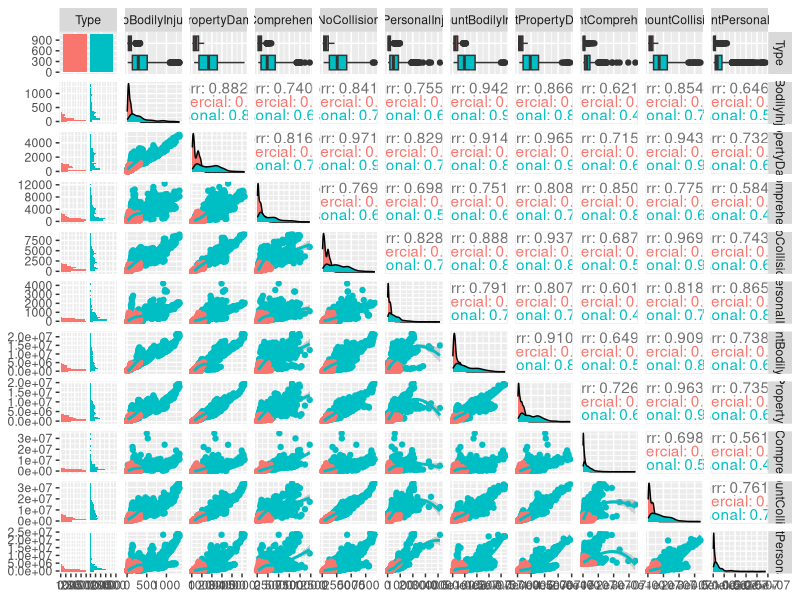
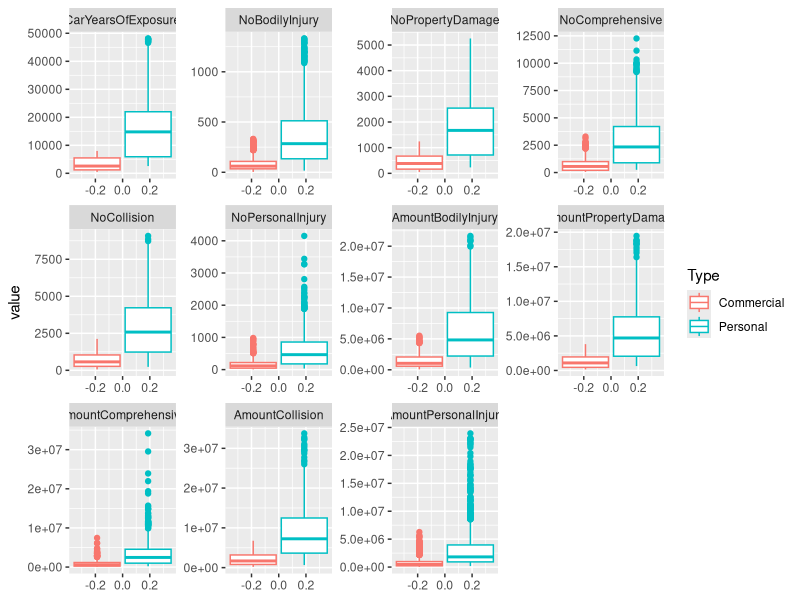
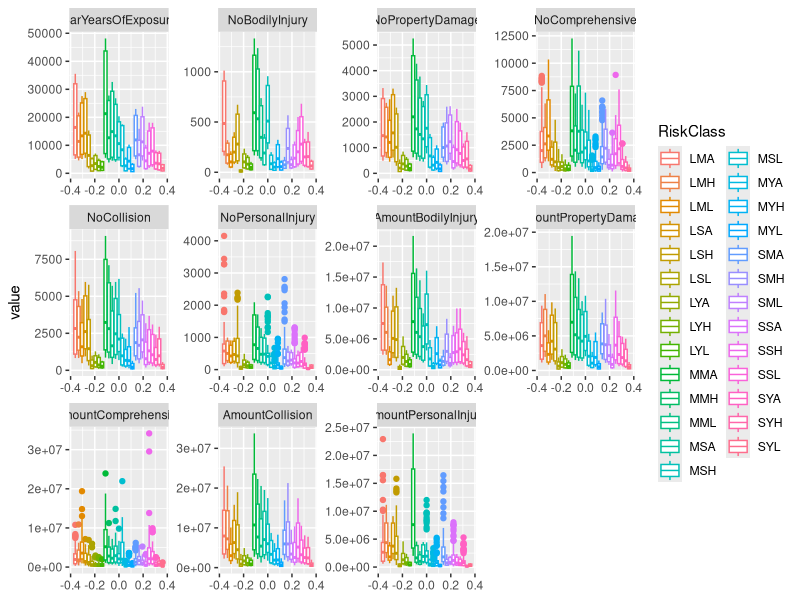
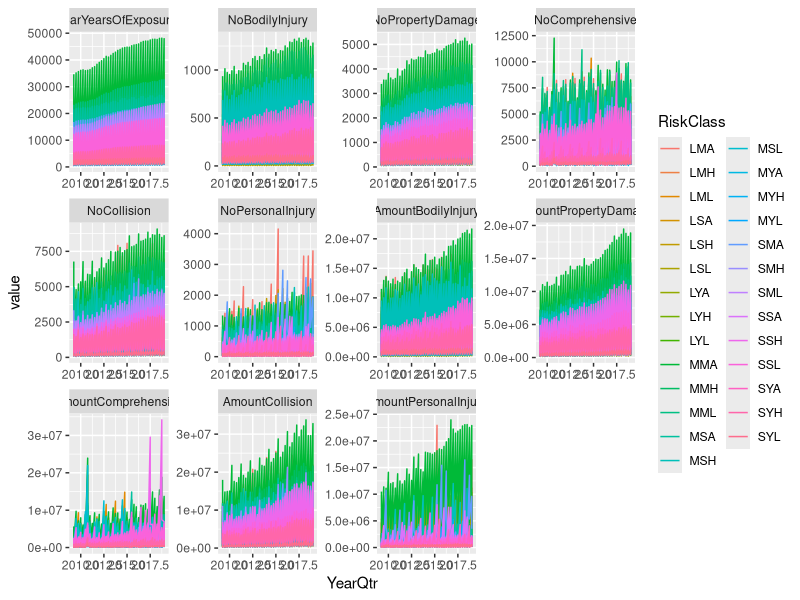
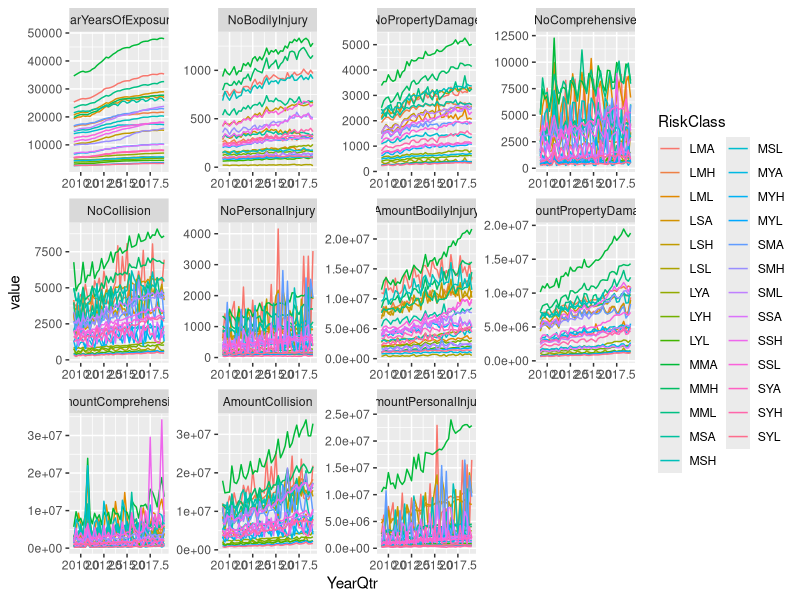
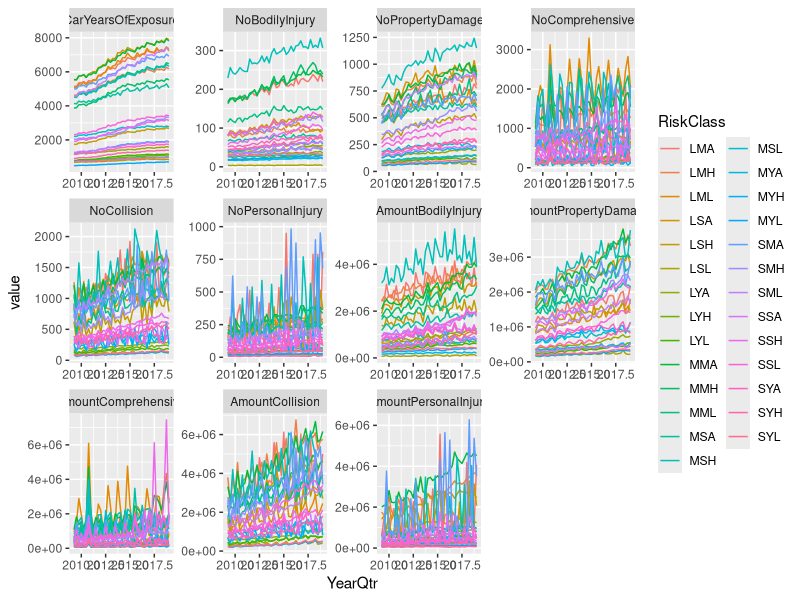
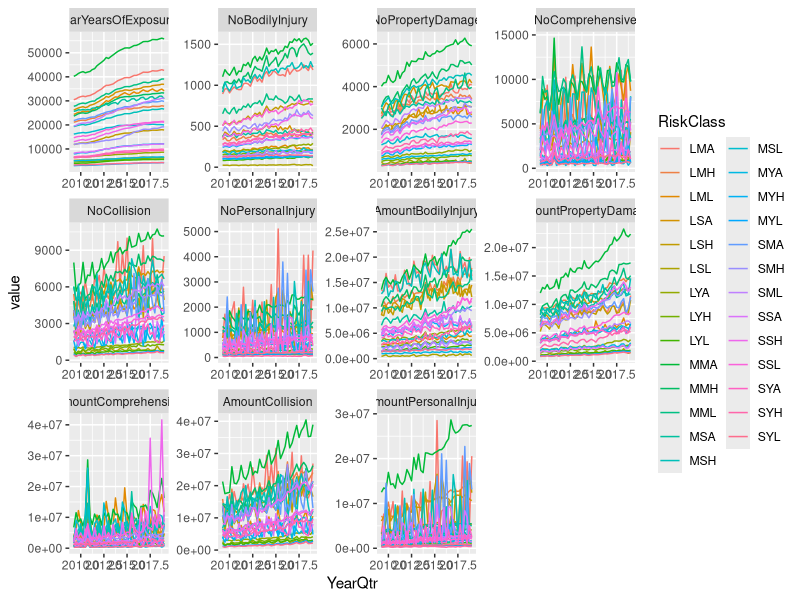

Recreate these plots in R, in order.
# load packages
require(tidyverse)
require(readxl)
require(GGally)
require(reshape2)
# set wd
setwd("ISEG/Actuarial Science Courses @ ISEG/case study/")

# read data, skip = Minimum number of rows to skip before reading anything, be it column names or data
autoclaims <- read_excel("2019-student-research-case-study-data.xlsx", skip = 9)
head(autoclaims)

dimension <- dim(autoclaims)
dimension

names(autoclaims)
# Change the names

# temporary names vector
tmp <- c("Year", "Qtr", "RiskClass", "Type", "CarYearsOfExposure", "NoBodilyInjury", "NoPropertyDamage",
         "NoComprehensive", "NoCollision", "NoPersonalInjury", "AmountBodilyInjury", "AmountPropertyDamage",
         "AmountComprehensive", "AmountCollision", "AmountPersonalInjury")

names(autoclaims) <- tmp
head(autoclaims)


# add year + qtr
autoclaims$YearQtr <- autoclaims$Year + 2.5*autoclaims$Qtr/10

names(autoclaims)
# function for lower part of ggpairs data
lowerFn <- function(data, mapping, method , ...) {
  p <- ggplot(data = data, mapping = mapping) +
    geom_point() +
    geom_smooth(method = method, ...)
  p
}


ggpairs(autoclaims[, c(4,6:dimension[2])],lower = list(continuous = wrap(lowerFn, method = "loess")), 
        mapping = ggplot2::aes(colour = Type))

melt.auto<- melt(data = autoclaims, id= c("YearQtr","Year", "Qtr", "RiskClass", "Type"))



p.box <- ggplot(data = melt.auto) + geom_boxplot(aes(color = Type, y = value)) + facet_wrap( ~ variable, scales = "free")
p.box

p.box <- ggplot(data = melt.auto) + geom_boxplot(aes(color = RiskClass, y = value)) + facet_wrap( ~ variable, scales = "free")
p.box


p.point <- ggplot(data = melt.auto) + geom_line(aes( x = YearQtr, y = value, color = RiskClass)) + facet_wrap( ~ variable, scales = "free")
p.point

# making plots for personal only, commercial only and both after the other colums have been summmed For
# example for each type there is a corresponding risk class, In order to plot the whole data set withour type column
# we need to sum the risk class for personal and commerical
autoclaims.personal <- autoclaims[autoclaims$Type == "Personal",]
autoclaims.commercial <- autoclaims[autoclaims$Type == "Commercial",]
melt.auto.personal <- melt(data = autoclaims.personal, id= c("YearQtr","Year", "Qtr", "RiskClass", "Type"))
melt.auto.commercial <- melt(data = autoclaims.commercial, id= c("YearQtr","Year", "Qtr", "RiskClass", "Type"))

# make data frame with no type, but maintaining the uniqueness of year, qtr, yearqtr and Risk classs
autoclaims.agg.type <- aggregate(. ~ RiskClass + Year + YearQtr + Qtr, 
                                 data = autoclaims[, !(names(autoclaims) %in% c("Type"))], FUN = sum)

melt.auto.agg.type <- melt(data = autoclaims.agg.type, id= c("YearQtr","Year", "Qtr", "RiskClass"))

# plott

ggplot(data = melt.auto.personal) + geom_line(aes( x = YearQtr, y = value, color = RiskClass)) + facet_wrap( ~ variable, scales = "free")

ggplot(data = melt.auto.commercial) + geom_line(aes( x = YearQtr, y = value, color = RiskClass)) + facet_wrap( ~ variable, scales = "free")

ggplot(data = melt.auto.agg.type) + geom_line(aes( x = YearQtr, y = value, color = RiskClass)) + facet_wrap( ~ variable, scales = "free")


# hello worl


